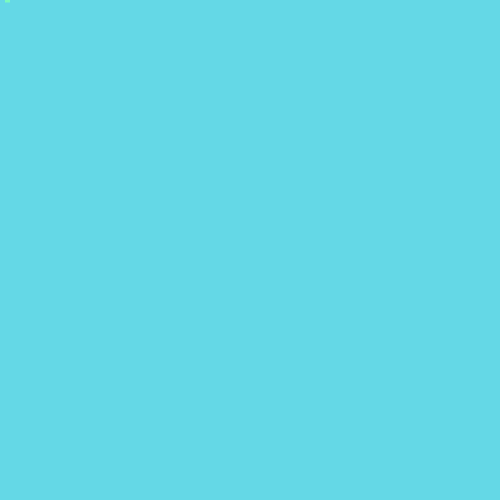
Frame 1 (no input)
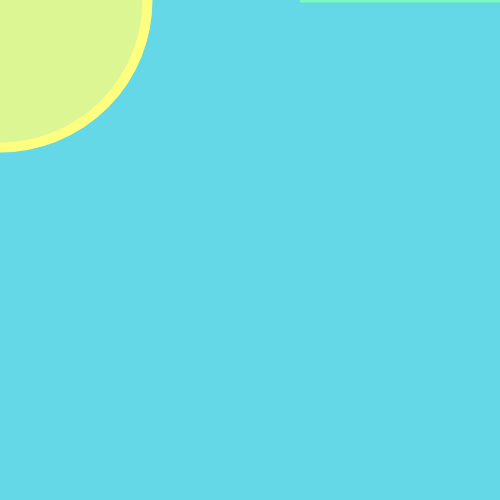
Frame 60 (no input)
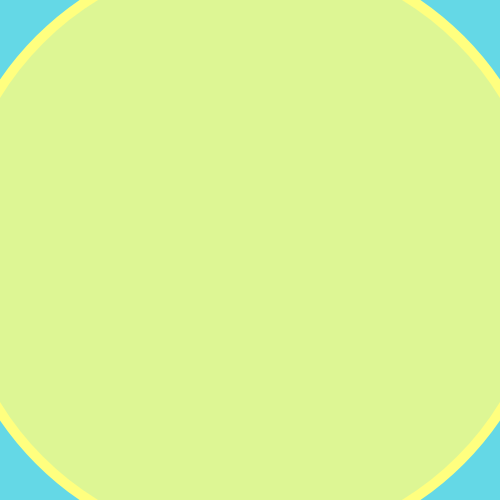
Frame 120 (the mouse pressed at the canvas centre since frame 60)

The p5.js sketch that drew these frames (run headless with seeded random() and noise() and a simulated clock; from frame 60 on, the mouse is pressed at the canvas centre):

// p5.js sketch
// ── sketch.js
var apple=0;  
function setup() {
createCanvas(500, 500); 
}

function draw() {
background(100,216,230); 
stroke(255,apple,127);
strokeWeight(10);
fill(255,255,127,200); 
ellipse(mouseX,mouseY,apple,apple);
apple=apple+5; 
fill(80,mouseX,103,255);
stroke(123,250,189);
strokeWeight(5);
rect(apple,mouseX,apple,mouseY);
fill(239,22,apple,255);

}
